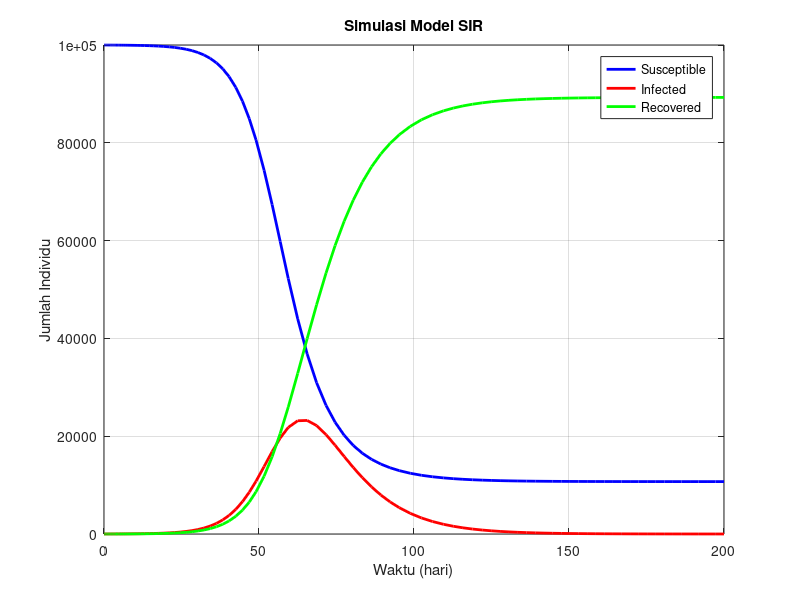
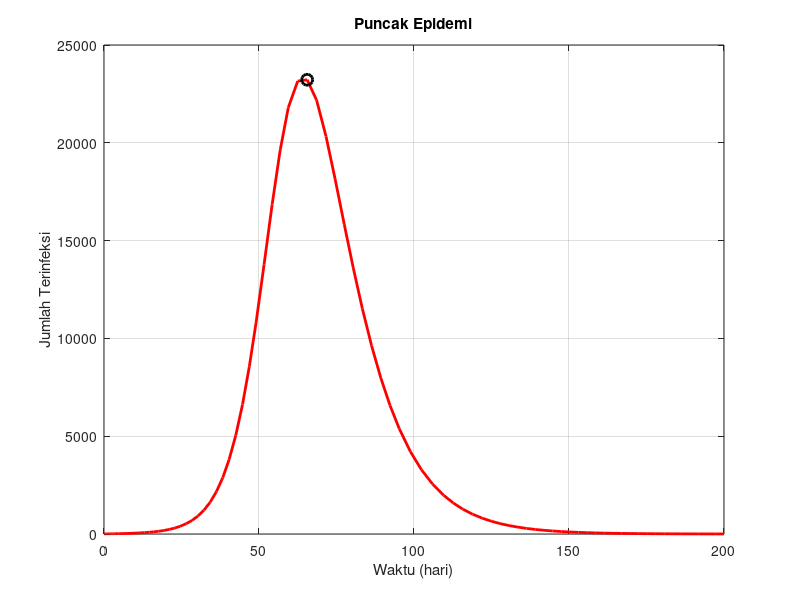

These figures' MATLAB source, in order:
clc;
clear;
close all;

% Parameter
N = 100000;
beta = 0.25;
gamma = 0.10;

S0 = 99990;
I0 = 10;
R0_pop = 0;

R0 = beta/gamma

% Model SIR
SIR = @(t,y)[...
    -beta*y(1)*y(2)/N;
    beta*y(1)*y(2)/N - gamma*y(2);
    gamma*y(2)];

% Simulasi
[t,y] = ode45(SIR,[0 200],[S0 I0 R0_pop]);

S = y(:,1);
I = y(:,2);
R = y(:,3);

% Grafik SIR
figure
plot(t,S,'b','LineWidth',2)
hold on
plot(t,I,'r','LineWidth',2)
plot(t,R,'g','LineWidth',2)

xlabel('Waktu (hari)')
ylabel('Jumlah Individu')
title('Simulasi Model SIR')
legend('Susceptible','Infected','Recovered')
grid on

%% Bagian 6

% Total infeksi kumulatif
total_infeksi = trapz(t,I)

% Puncak epidemi
[I_peak,idx] = max(I);

t_peak = t(idx)

% Cek dI/dt = 0
S_peak = S(idx);

dIdt = beta*S_peak*I_peak/N - gamma*I_peak

% Cek d2I/dt2 < 0
dSdt = -beta*S_peak*I_peak/N;

d2Idt2 = (beta/N)*dSdt*I_peak

% Grafik puncak epidemi
figure
plot(t,I,'r','LineWidth',2)
hold on
plot(t_peak,I_peak,'ko','MarkerSize',8,'LineWidth',2)

xlabel('Waktu (hari)')
ylabel('Jumlah Terinfeksi')
title('Puncak Epidemi')
grid on
